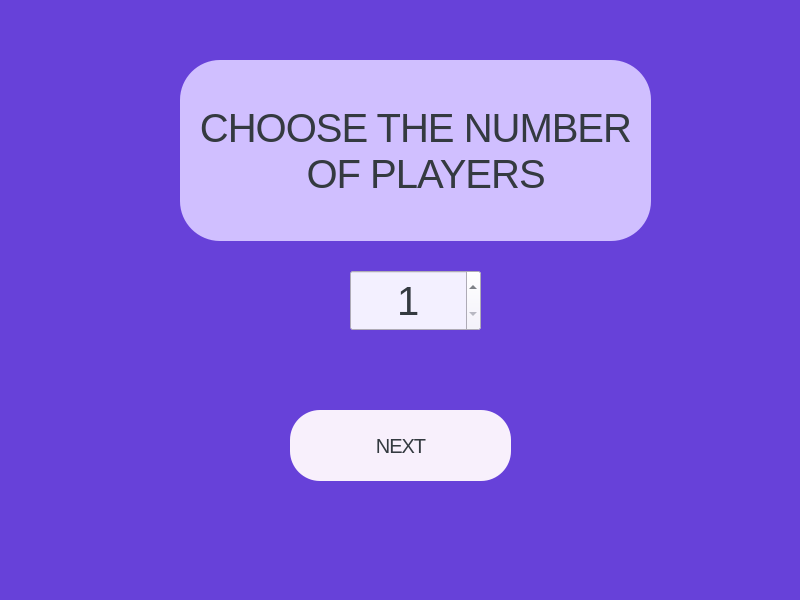
<?xml version="1.0" encoding="UTF-8"?>
<ui version="4.0">
 <class>PlayersWindow</class>
 <widget class="QMainWindow" name="PlayersWindow">
  <property name="geometry">
   <rect>
    <x>0</x>
    <y>0</y>
    <width>800</width>
    <height>600</height>
   </rect>
  </property>
  <property name="windowTitle">
   <string>MainWindow</string>
  </property>
  <property name="styleSheet">
   <string notr="true">background-color: #6741d9;</string>
  </property>
  <widget class="QWidget" name="centralwidget">
   <widget class="QPushButton" name="pushButton">
    <property name="geometry">
     <rect>
      <x>290</x>
      <y>410</y>
      <width>221</width>
      <height>71</height>
     </rect>
    </property>
    <property name="styleSheet">
     <string notr="true">background-color: #f8f0fc;
color: #343a40;
font: 20px;
line-height: 1;
letter-spacing: -1px;
border-radius: 30px;
</string>
    </property>
    <property name="text">
     <string>NEXT</string>
    </property>
   </widget>
   <widget class="QSpinBox" name="spinBox">
    <property name="geometry">
     <rect>
      <x>350</x>
      <y>270</y>
      <width>131</width>
      <height>61</height>
     </rect>
    </property>
    <property name="styleSheet">
     <string notr="true">font-size: 40px;
background-color: #f3f0ff;
color: #343a40;</string>
    </property>
    <property name="alignment">
     <set>Qt::AlignCenter</set>
    </property>
    <property name="minimum">
     <number>1</number>
    </property>
    <property name="maximum">
     <number>5</number>
    </property>
   </widget>
   <widget class="QLabel" name="label">
    <property name="geometry">
     <rect>
      <x>180</x>
      <y>60</y>
      <width>471</width>
      <height>181</height>
     </rect>
    </property>
    <property name="styleSheet">
     <string notr="true">background-color: #d0bfff;
color: #343a40;
font: 40px;
letter-spacing: -1px;
border-radius: 40px;
</string>
    </property>
    <property name="text">
     <string>CHOOSE THE NUMBER 
  OF PLAYERS</string>
    </property>
    <property name="alignment">
     <set>Qt::AlignCenter</set>
    </property>
   </widget>
  </widget>
  <widget class="QMenuBar" name="menubar">
   <property name="geometry">
    <rect>
     <x>0</x>
     <y>0</y>
     <width>800</width>
     <height>24</height>
    </rect>
   </property>
  </widget>
  <widget class="QStatusBar" name="statusbar"/>
 </widget>
 <resources/>
 <connections/>
</ui>
